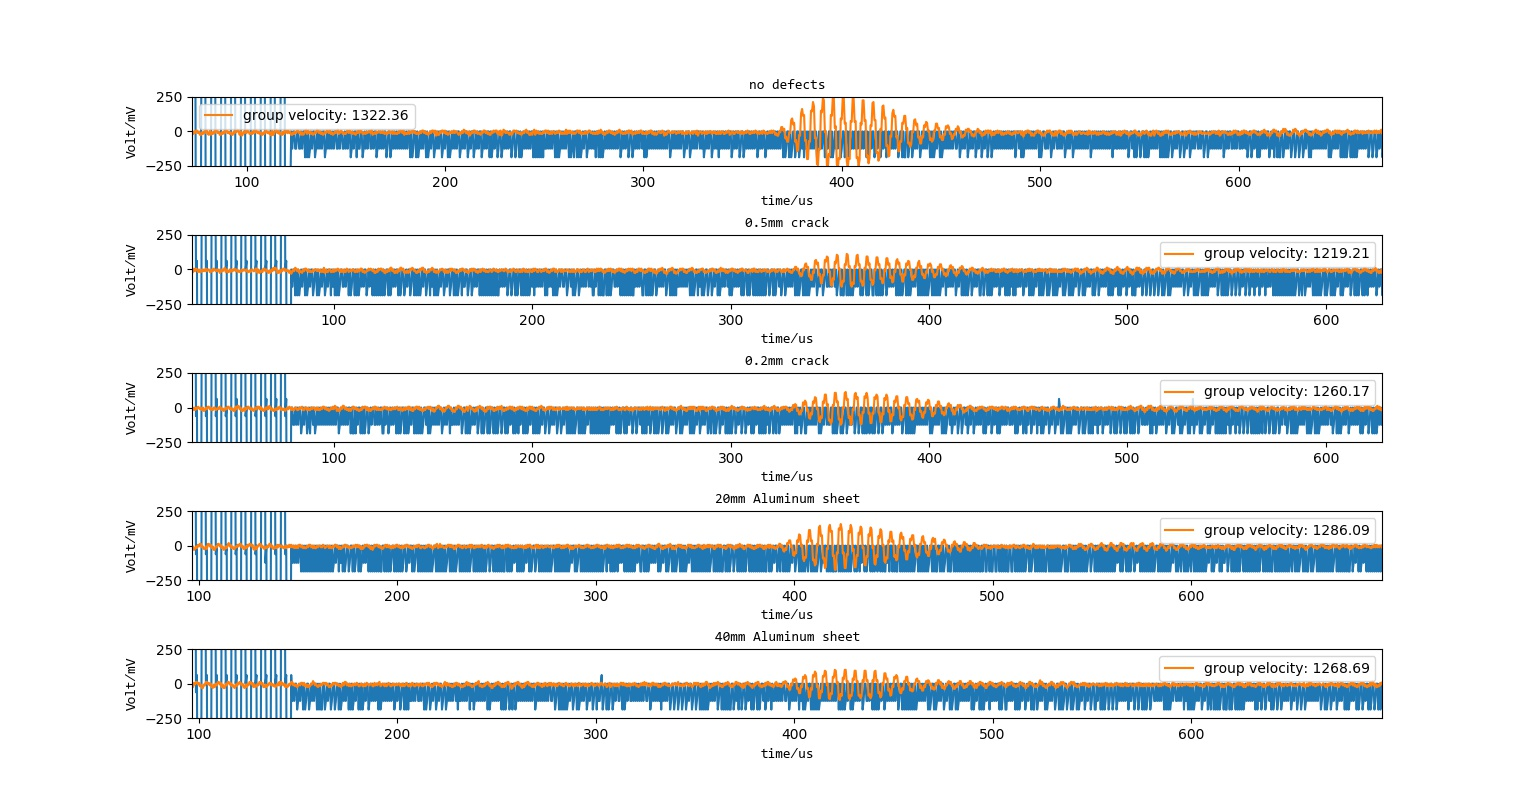

Write Python code to recreate this figure.
import os
import math
import csv

import numpy as np
from scipy import signal
from scipy.interpolate import spline
from scipy.optimize import curve_fit
from scipy.optimize import leastsq
import matplotlib.pyplot as plt
import matplotlib

time = []
refer = []
signal = []
t_b = []
dfont = matplotlib.font_manager.FontProperties(fname='C:/Windows/Fonts/YaHei Consolas Hybrid.ttf')

root = 'lab/data/171205/200v10p150mm2cm14defects'
for f in os.listdir(root):
    with open(os.path.join(root, f)) as csvfile:
        reader = csv.reader(csvfile)
        rows = [row for row in reader]
    rows = np.array(rows[2:])[:,:3].astype('float64')
    time.append(0.5*rows[:,0])
    refer.append(1000*rows[:,1])
    signal.append(1000*rows[:,2])

for (t, r) in zip(time, refer):
    for (pt, pr) in zip(t, r):
        if (pr > 500):
            t_b.append(pt)
            break

name = ['no defects', '0.5mm crack', '0.2mm crack', '20mm Aluminum sheet', '40mm Aluminum sheet']
vg = ['1322.36', '1219.21', '1260.17', '1286.09', '1268.69']

# 改成循环
for i in range(5):
    plt.subplot(5, 1, i+1)
    plt.axis([t_b[i], t_b[i]+600, -250, 250])
    plt.plot(time[i], refer[i])
    plt.plot(time[i], signal[i], label = 'group velocity: ' + vg[i])
    plt.xlabel('time/us', fontproperties=dfont)
    plt.ylabel('Volt/mV', fontproperties=dfont)
    plt.title(name[i], fontproperties=dfont)
    plt.legend()
    #plt.title(name[i], fontproperties=dfont)
plt.show()
